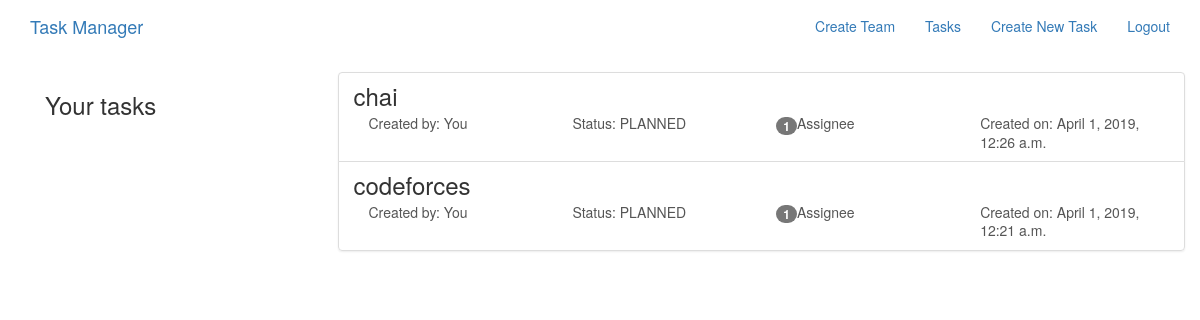
Screenshot of /tasks/ (signed in) with the database file from the repository.
### tasks/models.py (models this page shows, shortened)
class Task(models.Model):
    title = models.CharField(max_length=255,unique=True)
    description = models.TextField(blank=True,default='')
    STATUS_CHOICES = (
        ("PLANNED", "Planned"),
        ("INPROGRESS", "Inprogress"),
        ("DONE", "Done"),
    )
    status = models.CharField(max_length=10,
                              choices=STATUS_CHOICES,
                              default="PLANNED")
    slug = models.SlugField(allow_unicode=True,unique=True)
    creator = models.ForeignKey(User,related_name="tasks",on_delete=models.CASCADE)
    created_at = models.DateTimeField(auto_now=True)
    assignees = models.ManyToManyField(User,through="TaskAssignees")
    class Meta:
        ordering = ["-created_at"]

### tasks/views.py (the view)
class TaskList(LoginRequiredMixin,generic.ListView):
    model = Task
    def get_context_data(self, **kwargs):
        context = super().get_context_data(**kwargs)
        task_team = None
        try:
            if self.request.user.members.team:
                task_team = TaskTeam.objects.filter(
                    team = self.request.user.members.team
                )
        except User.DoesNotExist:
            raise Http404
        except AttributeError:
            pass
        else:
            context["task_team"] = task_team
        return context

### teams/templatetags/team_tags.py (called while the page is built)
@register.simple_tag(takes_context=True)
def getteam(context):
    try:
        request = context['request']
        user = User.objects.get(username=request.user.username)
        team = user.members.team
    except ObjectDoesNotExist:
        team = None
    return team

### tasks/templates/tasks/task_list.html (shortened to what this page needs)
{% extends "tasks/task_base.html" %}
{% block pretask %}
<div class="col-md-3">
  {% if request.user.is_authenticated %}
  <div class="card card-with-shadow">
    <div class="content">
      {% if request.user.members.team %}
      <h3>Team Name: <a href="{% url 'teams:single' slug=request.user.members.team.slug %}">{{ request.user.members.team }}</a></h3>
      {% else %}
      <h3>Your tasks</h3>
      {% endif %}
    </div>
  </div>
  {% endif %}
</div>
{% endblock %}
{% block posttask %}
<div class="col-md-9">
  <div class="list-group">
    {% if task_team %}
      <!-- if user is member of a team then show all the tasks
           associated with that team-->
      {% for taskteam in task_team %}
        {% with task=taskteam.task %}
          {% include "tasks/_task.html" %}
        {% endwith %}
      {% endfor %}
    {% else %}
      {% for task in request.user.tasks.all %}
        {% include "tasks/_task.html" %}
      {% endfor %}
    {% endif %}
  </div>
</div>
{% endblock %}

### tasks/templates/tasks/_task.html
{% load tz %}
<a class="list-group-item" href="{% url 'tasks:single' slug=task.slug %}">
  <h3 class="title list-group-item-heading">{{ task.title }}</h3>
  <div class="list-group-item-text container-fluid">
    <div class="row">
      <div class="col-md-3">
        <span>Created by: {% if request.user == task.creator %}You{% else %}{{ task.creator }}{% endif %}</span>
      </div>
      <div class="col-md-3">
        <span>Status: {{ task.status }}</span>
      </div>
      <div class="col-md-3">
        <strong><span class="badge">{{ task.assignees.count }}</span></strong>Assignee{{ task.assignees.count|pluralize }}
      </div>
      <div class="col-md-3">
        <span>Created on: {{ task.created_at|localtime }}</span>
      </div>
    </div>
  </div>
</a>

### rows the page displays
Task: title "chai", shows "You", status "PLANNED", assignees.count "1", created_at "April 1, 2019, 12:26 a.m."
Task: title "codeforces", shows "You", status "PLANNED", assignees.count "1", created_at "April 1, 2019, 12:21 a.m."
